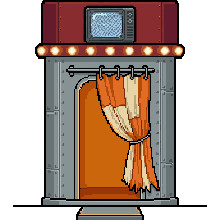
#> input picture asset-dev/hub/raw/booth_gen_a.png, 220 x 220 px, given in place of booth_gen_a.png.png, which was not available
$ python process_newpack.py ../hub/raw/booth_gen_a.png
#> lines starting #> are read from the running program, lines starting #| are printed output that depends on the picture; after the words box and inside, x2 and y2 are one past the last pixel; in counts of white or black regions, pixels touching at a corner belong together; pictures that were not available may be replaced by others from this repository, and a replacement may not be noted
### asset-dev/pipeline/process_gen.py
#!/usr/bin/env python3
"""Process downloaded gen_<slug>.png into installed finals + vecprep staging.
Usage: process_gen.py <pack:appetite|food> <slug> [...]
Steps: auto-thicken outline to >=6px median at 96, downscale to 96 (fill 88),
install to asset-dev final folder + live items/custom/<slug>/<slug>.png, vecprep to staging.
"""
import sys, os, shutil
import numpy as np
from PIL import Image, ImageFilter

SCRATCH = os.environ.get('BROTATO_SCRATCH',
    '/private/tmp/claude-501/-Users-nicolassutcliffe/5eeaab96-3e6e-43a4-a19c-c6809e254d53/scratchpad')
ADEV = '/Users/nicolassutcliffe/brotato-mods/asset-dev'
DEC = '/Users/nicolassutcliffe/brotato-decompiled'
VEC = '/Users/nicolassutcliffe/brotato-mods/Brotato Icons/items_to_vectorize'
FINAL_DIR = {'appetite': f'{ADEV}/items_appetite/final', 'food': f'{ADEV}/items_food_system/final',
             'basic10': '/Users/nicolassutcliffe/brotato-mods/Brotato Icons/scaled_96'}
RAW_DIR = {'appetite': f'{ADEV}/items_appetite/raw', 'food': f'{ADEV}/items_food_system/raw',
           'basic10': f'{ADEV}/items_basic10/raw'}

def outline_med(img):
    a = np.array(img).astype(int)
    alpha = a[..., 3]; lum = a[..., :3].mean(axis=2)
    runs = []
    H, W = alpha.shape
    for y in range(H):
        xs = np.nonzero(alpha[y] > 40)[0]
        if len(xs) < 4: continue
        for x0, step in ((xs[0], 1), (xs[-1], -1)):
            n = 0; x = x0
            while 0 <= x < W and alpha[y, x] > 40 and lum[y, x] < 90 and n < 20: n += 1; x += step
            if n: runs.append(n)
    for x in range(W):
        ys = np.nonzero(alpha[:, x] > 40)[0]
        if len(ys) < 4: continue
        for y0, step in ((ys[0], 1), (ys[-1], -1)):
            n = 0; y = y0
            while 0 <= y < H and alpha[y, x] > 40 and lum[y, x] < 90 and n < 20: n += 1; y += step
            if n: runs.append(n)
    return float(np.median(runs)) if runs else 0.0

def _components(alpha):
    from collections import deque
    solid = alpha > 40
    lab = np.zeros(solid.shape, int); cur = 0
    for y, x in zip(*np.nonzero(solid)):
        if lab[y, x]: continue
        cur += 1; lab[y, x] = cur; q = deque([(y, x)])
        while q:
            cy, cx = q.popleft()
            for dy in (-1, 0, 1):
                for dx in (-1, 0, 1):
                    ny, nx = cy+dy, cx+dx
                    if 0 <= ny < solid.shape[0] and 0 <= nx < solid.shape[1] \
                       and solid[ny, nx] and not lab[ny, nx]:
                        lab[ny, nx] = cur; q.append((ny, nx))
    return lab, cur

def thicken(im, W, min_area=250):
    # v2 2026-07-20: dilate the MAIN component(s) only. Small detached bits (sweat
    # drops, sparkles) got W-thick black halos and read as blobs (nervous_wreck redo).
    a0 = np.array(im)
    lab, n = _components(a0[..., 3])
    if n > 1:
        sizes = {i: int((lab == i).sum()) for i in range(1, n+1)}
        keep = [i for i, s in sizes.items() if s >= min_area]
        if keep and len(keep) < n:
            main = np.isin(lab, keep)
            main_img = a0.copy(); main_img[~main] = 0
            small_img = a0.copy(); small_img[main] = 0
            mb = Image.fromarray(main_img).getbbox()
            thick = _thicken_all(Image.fromarray(main_img), W)
            canvas = Image.new('RGBA', (im.width + 2*(W+8), im.height + 2*(W+8)), (0, 0, 0, 0))
            canvas.paste(thick, (mb[0], mb[1]), thick)
            canvas.alpha_composite(Image.fromarray(small_img), (W+8, W+8))
            return canvas
    return _thicken_all(im, W)

def _thicken_all(im, W):
    c = im.crop(im.getbbox())
    pad = Image.new('RGBA', (c.width + 2*(W+8), c.height + 2*(W+8)), (0, 0, 0, 0))
    pad.paste(c, (W+8, W+8), c)
    a = np.array(pad)
    sil = ((a[..., 3] > 40).astype(np.uint8)) * 255
    grown = Image.fromarray(sil).filter(ImageFilter.MaxFilter(2*W+1))
    black = Image.new('RGBA', pad.size, (0, 0, 0, 255))
    empty = Image.new('RGBA', pad.size, (0, 0, 0, 0))
    under = Image.composite(black, empty, grown)
    return Image.alpha_composite(under, pad)

def downscale(im):
    c = im.crop(im.getbbox())
    s = 88 / max(c.size)
    nw, nh = round(c.width*s), round(c.height*s)
    c = c.resize((nw, nh), Image.LANCZOS)
    cv = Image.new('RGBA', (96, 96), (0, 0, 0, 0))
    cv.paste(c, ((96-nw)//2, (96-nh)//2), c)
    return cv

def final_cleanup(img):
    # v2 2026-07-20: saturation-aware. Only unsaturated darks snap to black; saturated
    # dark tones (chili shadows, dark red awning stripes) are legitimate paint. The
    # old lum-only rule turned the chili greenhouse dirty and the user caught it.
    a = np.array(img.convert('RGBA')).astype(int)
    a[a[..., 3] < 110] = 0
    solid = a[..., 3] > 0
    rgb = a[..., :3]
    lum = rgb.mean(axis=2); maxc = rgb.max(axis=2); sat = maxc - rgb.min(axis=2)
    smask = Image.fromarray((solid * 255).astype(np.uint8))
    inner = np.array(smask.filter(ImageFilter.MinFilter(5))) > 127
    edge_band = solid & ~inner
    black = (solid & (maxc < 50)) | (edge_band & (lum < 90) & (sat < 40))
    a[black, 0] = 0; a[black, 1] = 0; a[black, 2] = 0
    return despeckle(Image.fromarray(a.astype(np.uint8)))

def neighbors8(mask):
    n = np.zeros(mask.shape, int)
    for dy in (-1, 0, 1):
        for dx in (-1, 0, 1):
            if dy == 0 and dx == 0: continue
            n += np.roll(np.roll(mask.astype(int), dy, 0), dx, 1)
    return n


# [84 lines left out: functions open_enclosed_black, remove_black_pools, restore_thin_from_raw, not called in this run]


def _flag_small_blobs(mask, max_comp):
    """Return a bool array flagging pixels that live in a connected (8-way) component of
    `mask` no larger than max_comp - i.e. small isolated blobs, not long/large shapes."""
    from collections import deque
    H, W = mask.shape
    seen = np.zeros_like(mask); flag = np.zeros_like(mask)
    ys, xs = np.nonzero(mask)
    for y0, x0 in zip(ys.tolist(), xs.tolist()):
        if seen[y0, x0]:
            continue
        q = deque([(y0, x0)]); seen[y0, x0] = True; comp = []
        while q:
            cy, cx = q.popleft(); comp.append((cy, cx))
            for dy in (-1, 0, 1):
                for dx in (-1, 0, 1):
                    ny, nx = cy + dy, cx + dx
                    if 0 <= ny < H and 0 <= nx < W and mask[ny, nx] and not seen[ny, nx]:
                        seen[ny, nx] = True; q.append((ny, nx))
        if len(comp) <= max_comp:
            for (y, x) in comp:
                flag[y, x] = True
    return flag


def despeckle(img, thresholds=(72, 118, 168), max_sat=70, max_comp=12, dark_surround=82):
    """Erase the stray light 'dust' specks PixelLab scatters on the black outline and along
    edges - the white dots the user keeps flagging - WITHOUT touching real highlights on a
    light body (e.g. the shine along a whisk's grey wires). Two gates define a border dot:
    (1) it is a SMALL isolated light blob (swept over several absolute thresholds, since a
    grey-on-black rim dot and a white-on-grey dot separate from their body at different
    luminances); (2) its immediate surroundings are dark or transparent - it sits IN the
    outline, not on a lit surface. Saturated colour (gold sparkle, corn, egg, chili) is spared
    by the saturation guard. Each kept speck is inpainted from its neighbours: a rim dot
    becomes black, a dot buried in a wire outline becomes that outline's black. Inpainting one
    dot can expose an adjacent one, so we iterate to convergence (a clump of dots peels one
    ring per pass)."""
    # Two passes only: one clears the dots, a second mops up inpaint artifacts. More passes
    # start PEELING legitimate highlight streaks on dark subjects one ring at a time (it
    # blobbed the near-black frying pan), which is worse than leaving a stray dot or two.
    prev = None
    for _ in range(2):
        img = _despeckle_once(img, thresholds, max_sat, max_comp, dark_surround)
        sig = np.array(img).tobytes()
        if sig == prev:
            break
        prev = sig
    return img


def _despeckle_once(img, thresholds, max_sat, max_comp, dark_surround):
    a = np.array(img.convert('RGBA')).astype(int)
    alpha = a[..., 3]; rgb = a[..., :3]
    opaque = alpha > 128
    lum = rgb.mean(axis=2)
    sat = rgb.max(axis=2) - rgb.min(axis=2)
    cand = np.zeros_like(opaque)
    for T in thresholds:
        bright = opaque & (lum > T) & (sat < max_sat)
        if bright.any():
            cand |= _flag_small_blobs(bright, max_comp)
    if not cand.any():
        return img
    H, W = alpha.shape
    # gate 2: keep a candidate blob only if its ring of neighbours is mostly dark/transparent
    flag = np.zeros_like(cand)
    from collections import deque
    seen = np.zeros_like(cand)
    ys, xs = np.nonzero(cand)
    for y0, x0 in zip(ys.tolist(), xs.tolist()):
        if seen[y0, x0]:
            continue
        q = deque([(y0, x0)]); seen[y0, x0] = True; comp = []
        while q:
            cy, cx = q.popleft(); comp.append((cy, cx))
            for dy in (-1, 0, 1):
                for dx in (-1, 0, 1):
                    ny, nx = cy + dy, cx + dx
                    if 0 <= ny < H and 0 <= nx < W and cand[ny, nx] and not seen[ny, nx]:
                        seen[ny, nx] = True; q.append((ny, nx))
        ring_lum = []
        cset = set(comp)
        for (y, x) in comp:
            for dy in (-1, 0, 1):
                for dx in (-1, 0, 1):
                    ny, nx = y + dy, x + dx
                    if 0 <= ny < H and 0 <= nx < W and (ny, nx) not in cset and opaque[ny, nx]:
                        ring_lum.append(lum[ny, nx])
        # surrounded by transparency, or by a dark outline -> it is a border dot
        if not ring_lum or np.median(ring_lum) < dark_surround:
            for (y, x) in comp:
                flag[y, x] = True
    if not flag.any():
        return img
    for _ in range(max_comp + 3):
        fy, fx = np.nonzero(flag)
        if len(fy) == 0:
            break
        updates = []
        for y, x in zip(fy.tolist(), fx.tolist()):
            cols = []
            for dy in (-1, 0, 1):
                for dx in (-1, 0, 1):
                    if dy == 0 and dx == 0:
                        continue
                    ny, nx = y + dy, x + dx
                    if 0 <= ny < H and 0 <= nx < W and opaque[ny, nx] and not flag[ny, nx]:
                        cols.append(a[ny, nx, :3])
            if cols:
                updates.append((y, x, np.median(np.array(cols), axis=0)))
        if not updates:
            break
        for y, x, v in updates:
            a[y, x, :3] = v; flag[y, x] = False
    return Image.fromarray(a.astype(np.uint8))

# Icons with dense fine detail (marbling, lettering, spokes, dither shading, packed
# small objects): MedianFilter(9) smears them - use med=5. Audited per icon 2026-07-20.
# Detail-dense items that lose too much when scaled to 128 for vectorizing - keep at 256
# (user flagged deep_fryer 2026-07-20: fries+wire-mesh need the pixels). Bold-simple items
# and all foods go to 128; structures stay 256. Adjust this set as the user calls out items.
BIG_ITEMS_256 = {'deep_fryer','popcorn_machine','ice_cream_truck','chili_greenhouse',
                 'street_vendor','farmers_market','butchers_hook','family_recipe',
                 'fancy_restaurant','second_mortgage','grandmas_cookbook','espresso_machine',
                 'overclocked_chip','after_dinner_mints','frying_pan'}

DETAIL_DENSE = ['butchers_hook', 'chewing_gum', 'ice_cream_truck', 'street_vendor',
                'chili_greenhouse', 'deep_fryer', 'popcorn_machine']

def vector_prep(img, target=128, med=3):
    """Vectorizer input from the RAW generation. Cleans dither, normalizes the outline to
    pure black, then outputs at a SMALL absolute size for vectorizer.ai to trace.
    v11 (2026-07-20 late, user-validated): output SIZE is the whole game. vectorizer.ai only
    smooths pixel-art into curves when the pixel blocks are small; too big and it traces each
    block as geometry = CHUNKY. Smaller = smoother (minor detail loss is fine for these
    shapes). User settled on 128 for items and foods; STRUCTURES stay at 256 (they vectorize
    fine at that size - bold buildings). The raws are ~192, so 128 is a DOWNSCALE - use
    LANCZOS (NEAREST would drop pixels unevenly), then re-binarize to keep hard edges (hard
    beat AA on vectorizer.ai)."""
    # v8 2026-07-20: saturation guards everywhere. The v7 density snap fused the gaps
    # between saturated dark tones (chili greenhouse) into black mush. Saturated pixels
    # are paint, not stroke; only unsaturated darks participate in solidification.
    a = np.array(img.convert('RGBA')).astype(int)
    a[a[..., 3] < 110] = 0
    a[..., 3] = np.where(a[..., 3] > 0, 255, 0)
    rgb = a[..., :3]
    lum = rgb.mean(axis=2); maxc = rgb.max(axis=2); sat = maxc - rgb.min(axis=2)
    solid = a[..., 3] > 0
    black = solid & (maxc < 50)
    a[black, 0] = 0; a[black, 1] = 0; a[black, 2] = 0
    dens = np.array(Image.fromarray((black*255).astype(np.uint8)).filter(ImageFilter.BoxBlur(2))) / 255.0
    snap = solid & (dens >= 0.45) & (lum < 170) & (sat < 40)
    a[snap, 0] = 0; a[snap, 1] = 0; a[snap, 2] = 0
    for _ in range(2):
        solid = a[..., 3] > 0
        rgb = a[..., :3]
        lum = rgb.mean(axis=2); sat = rgb.max(axis=2) - rgb.min(axis=2)
        darkish = solid & (lum < 100) & (sat < 60)
        rim = solid & (neighbors8(~solid) >= 1)
        dn = neighbors8(darkish)
        to_black = rim & (lum < 170) & (lum > 0) & (dn >= 2) & (sat < 50)
        to_erase = rim & (lum >= 90) & (dn == 0)
        a[to_black, 0] = 0; a[to_black, 1] = 0; a[to_black, 2] = 0
        a[to_erase] = 0
    im = Image.fromarray(a.astype(np.uint8))
    if target < im.width:                          # downscale: LANCZOS averages cleanly
        big = im.resize((target, target), Image.LANCZOS)
    else:                                          # upscale: NEAREST + median to round stairs
        big = im.resize((target, target), Image.NEAREST)
        if med >= 3:
            big = big.filter(ImageFilter.MedianFilter(med))
    b = np.array(big).astype(int)
    bs = b[..., 3] >= 128
    b[..., 3] = np.where(bs, 255, 0)
    b[~bs] = 0
    return despeckle(Image.fromarray(b.astype(np.uint8)))

def interior_holes(a):
    from collections import deque
    empty = a[..., 3] == 0
    H, W = empty.shape
    seen = np.zeros_like(empty, bool); q = deque()
    for x in range(W):
        for y in (0, H-1):
            if empty[y, x] and not seen[y, x]: seen[y, x] = True; q.append((y, x))
    for y in range(H):
        for x in (0, W-1):
            if empty[y, x] and not seen[y, x]: seen[y, x] = True; q.append((y, x))
    while q:
        y, x = q.popleft()
        for dy, dx in ((1, 0), (-1, 0), (0, 1), (0, -1)):
            ny, nx = y+dy, x+dx
            if 0 <= ny < H and 0 <= nx < W and empty[ny, nx] and not seen[ny, nx]:
                seen[ny, nx] = True; q.append((ny, nx))
    return empty & ~seen

def fill_holes(im):
    # PixelLab "white" is sometimes alpha-0 (tapeworm dither, market awning stripes).
    # Fill interior transparent pixels with the median of their solid neighbours.
    a = np.array(im)
    while True:
        hole = interior_holes(a)
        if not hole.any(): break
        solid = a[..., 3] > 0; any_f = False
        for y, x in zip(*np.nonzero(hole)):
            nb = [(y+dy, x+dx) for dy in (-1, 0, 1) for dx in (-1, 0, 1) if (dy or dx)
                  and 0 <= y+dy < a.shape[0] and 0 <= x+dx < a.shape[1] and solid[y+dy, x+dx]]
            if nb:
                a[y, x, :3] = np.median(np.array([a[p][:3] for p in nb]), axis=0).astype(np.uint8)
                a[y, x, 3] = 255; any_f = True
        if not any_f: break
    return Image.fromarray(a)

# [20 lines left out: function main, not called in this run]

# [2 lines that do not run on import are left out]

### asset-dev/pipeline/process_newpack.py
#!/usr/bin/env python3
"""gen_<slug>.png -> 96px item icon installed to items/custom/<slug>/<slug>.png (live) +
asset-dev/items_newpack/raw + 128px vecprep (256 if detail-dense) into TO_VECTORIZE.
Usage: process_newpack.py <slug> [...]"""
import sys, os
sys.path.insert(0, '/Users/nicolassutcliffe/brotato-mods/asset-dev/pipeline')
from process_gen import thicken, downscale, final_cleanup, outline_med, vector_prep, fill_holes, BIG_ITEMS_256
from PIL import Image
SCRATCH = '/private/tmp/claude-501/-Users-nicolassutcliffe/5eeaab96-3e6e-43a4-a19c-c6809e254d53/scratchpad'
ADEV = '/Users/nicolassutcliffe/brotato-mods/asset-dev'
DEC = '/Users/nicolassutcliffe/brotato-decompiled'
TV = '/Users/nicolassutcliffe/brotato-mods/Brotato Icons/TO_VECTORIZE'

for slug in sys.argv[1:]:
    gen = Image.open(f'{SCRATCH}/gen_{slug}.png').convert('RGBA')
#> gen is the input picture: PIL image 220x220 RGBA; mean R, G, B, A 78.4, 57.4, 46.2, 151.9
    gen.save(f'{ADEV}/items_newpack/raw/{slug}.png')
    for W in (3, 4, 5):
        final = final_cleanup(downscale(thicken(gen, W)))
        m = outline_med(final)
        if m >= 6:
            break
#> this loop made 3 passes
#> m on passes 1 to 3: 2, 4, 4
#> pass 1, in _components, `solid = alpha > 40`:
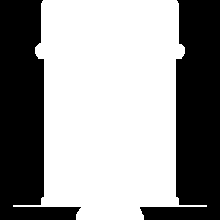
#> solid: shape (220, 220) bool; 59.6% white; 2 black regions, box (x1, y1, x2, y2) and area: (140, 0, 220, 220) 9785, (0, 0, 81, 220) 9781
#> pass 1, in _thicken_all, `c = im.crop(im.getbbox())`:
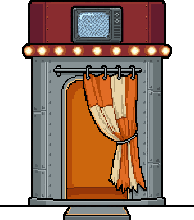
#> c: PIL image 194x220 RGBA; mean R, G, B, A 88.9, 65.1, 52.4, 172.3; transparent parts drawn white
#> after the loop:
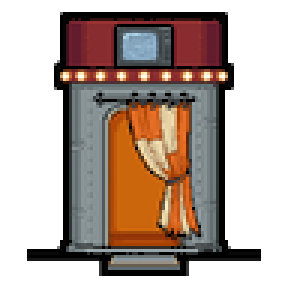
#> final: PIL image 96x96 RGBA (shown 3 times larger); mean R, G, B, A 59.6, 43.5, 35, 133.1; transparent parts drawn white
    live = f'{DEC}/items/custom/{slug}/{slug}.png'
    installed = 'adev only'
    if os.path.isdir(os.path.dirname(live)):
        final.save(live)
        installed = 'LIVE'
    tgt = 256 if slug in BIG_ITEMS_256 else 128
    fill_holes(vector_prep(gen, target=tgt)).save(f'{TV}/item__{slug}.png')
#> in vector_prep, `maxc = rgb.max(axis=2)`:
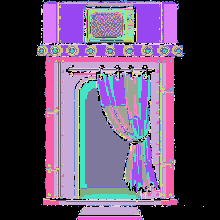
#> maxc: shape (220, 220) int64; 38 distinct labels, from 0 to 254; one colour per label, 0 black
#> the loop in vector_prep, `for _ in range(2):` made 2 passes
#> pass 1, in vector_prep, `sat = rgb.max(axis=2) - rgb.min(axis=2)`:
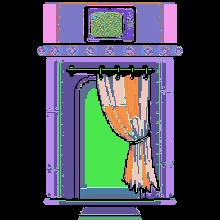
#> sat: shape (220, 220) int64; 31 distinct labels, from 0 to 191; one colour per label, 0 black
#> in vector_prep, `b[..., 3] = np.where(bs, 255, 0)`:
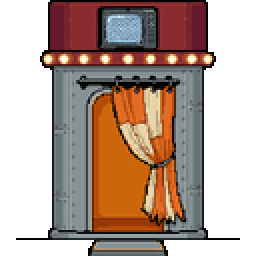
#> b: shape (128, 128, 4) int64 (shown 2 times larger); mean R, G, B, A 77.8, 56.7, 45.6, 150.5; transparent parts drawn white
#> the loop in despeckle (call 4), `for _ in range(2):` made 2 passes
#> pass 1, in _despeckle_once (call 7), `sat = rgb.max(axis=2) - rgb.min(axis=2)`:
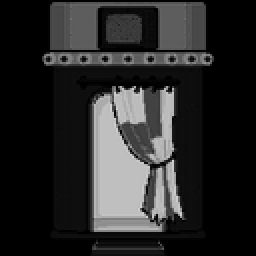
#> sat: shape (128, 128) int64 (shown 2 times larger); min 0, max 216, mean 40.5
    print(f'{slug}: W={W} outline={m:.0f}px vec={tgt}px [{installed}]')
#| ../hub/raw/booth_gen_a.png: W=5 outline=4px vec=128px [LIVE]

$ run again, on asset-dev/hub/raw/prop_bottles.png
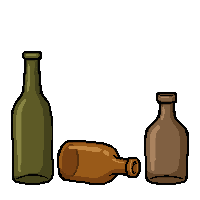
#> input picture asset-dev/hub/raw/prop_bottles.png, 200 x 200 px, given in place of prop_bottles.png.png, which was not available
#> gen is the input picture: PIL image 200x200 RGBA; mean R, G, B, A 24.6, 18.8, 9, 66.6
#> the loop `for W in (3, 4, 5):` made 1 pass
#> (n in thicken, sizes in thicken, keep in thicken, m) on pass 1: (3, {1: 4365, 2: 3229, 3: 2848}, [1, 2, 3], 7)
#> pass 1, in thicken, `lab, n = _components(a0[..., 3])`:
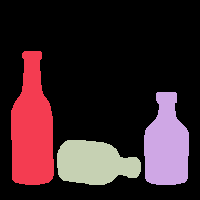
#> lab: shape (200, 200) int64; 4 distinct labels, from 0 to 3; one colour per label, 0 black
#> maxc: shape (200, 200) int64; 29 distinct labels, from 0 to 193
#> black: shape (200, 200) bool; 4.8% white in thin lines or dots, all inside (x1, y1, x2, y2) = (11, 51, 189, 185)
#> bs: shape (128, 128) bool; 26% white; 3 white regions, box (x1, y1, x2, y2) and area: (7, 33, 35, 118) 1788, (92, 59, 121, 118) 1314, (36, 90, 90, 118) 1162
#> the loop in despeckle (call 2), `for _ in range(2):` made 2 passes
#> pass 1, in _despeckle_once (call 3), `sat = rgb.max(axis=2) - rgb.min(axis=2)`:
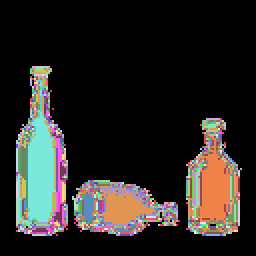
#> sat: shape (128, 128) int64 (shown 2 times larger); 146 distinct labels, from 0 to 148; one colour per label, 0 black
#| ../hub/raw/prop_bottles.png: W=3 outline=7px vec=128px [LIVE]
